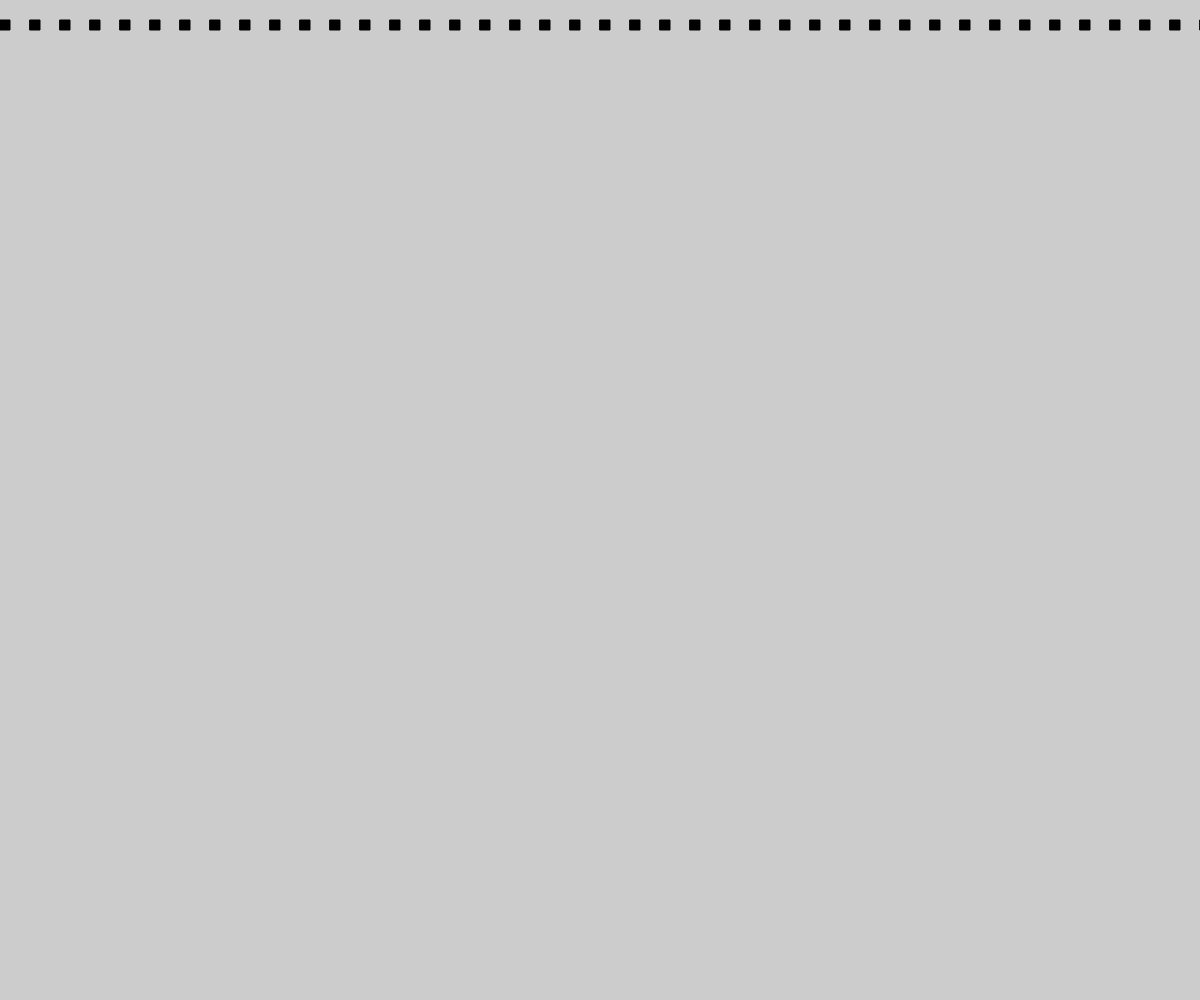
Frame 1 (no input)
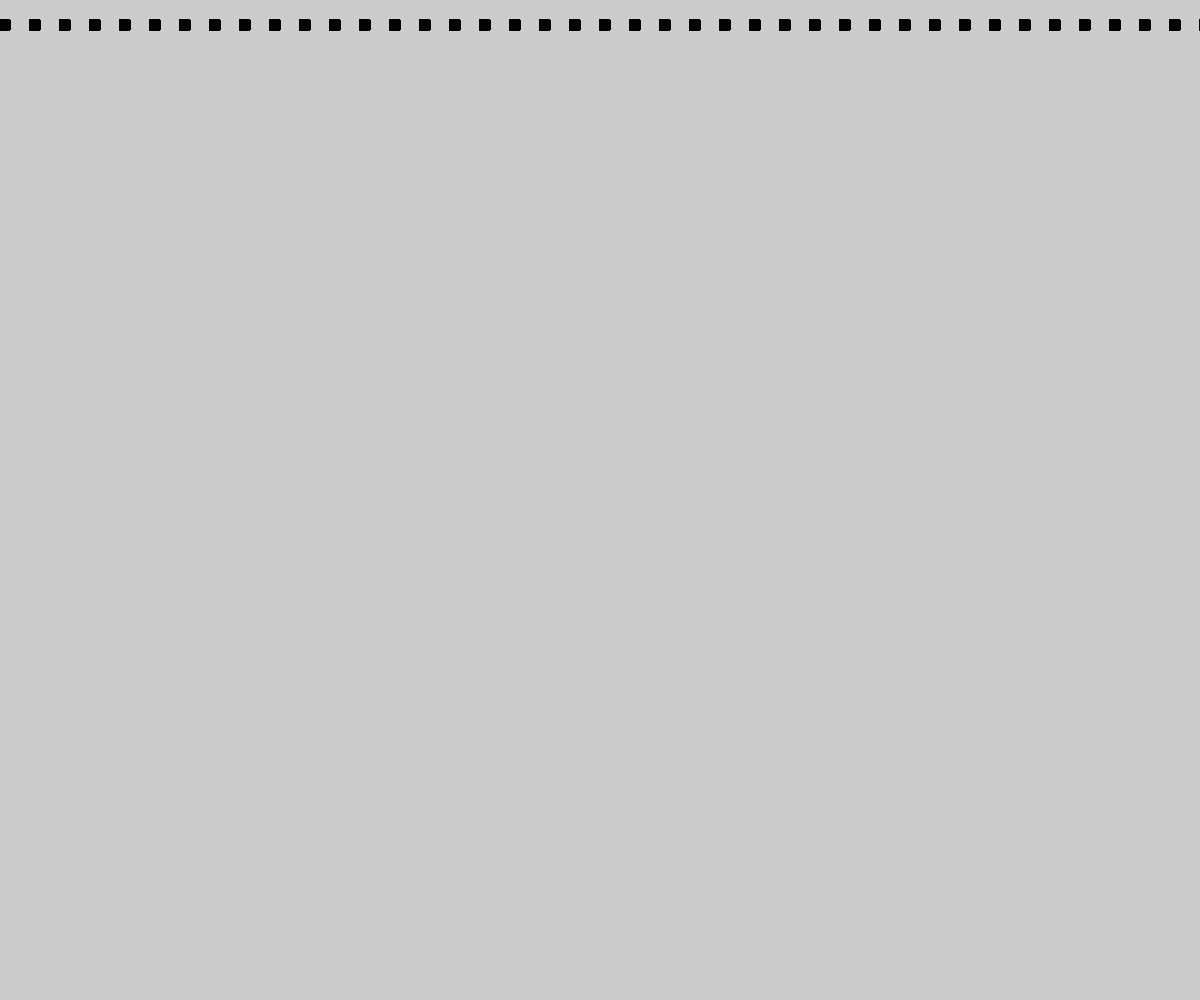
Frame 60 (no input)
Frame 120 (the mouse pressed at the canvas centre since frame 60): identical to frame 60, image omitted

The p5.js sketch that drew these frames (run headless with seeded random() and noise() and a simulated clock; from frame 60 on, the mouse is pressed at the canvas centre):

// p5.js sketch
// ── sketch.js
//Create a set of 100 shapes
//Use the for loop to position the shapes on your page


var rects = 3000;

function setup() {
  // put setup code here

  createCanvas(windowWidth, windowHeight);
  background(204);
 
}

function draw() {
  // put drawing code here

  fill (0);
  for (var i = 0; i <= rects; i+=30) {
      rect (i, 20, 10, 10);
  }
}
